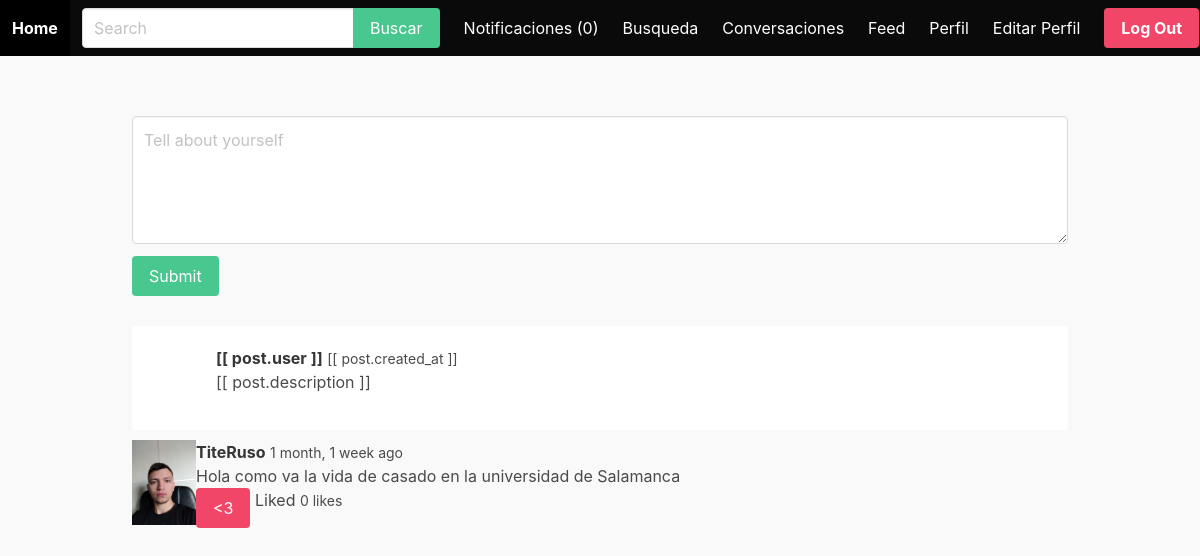
The page /feed/ (signed in) on the database its author committed.
### apps/feed/models.py (models this page shows)
class Post(models.Model):
    descripcion = models.CharField(max_length=255)
    created_by = models.ForeignKey(User, related_name='posts', on_delete=models.CASCADE)
    created_at = models.DateTimeField(auto_now_add=True)
    class Meta:
        ordering = ('-created_at',)

### apps/userprofile/models.py (models this page shows)
class UserProfile(models.Model):
    user = models.OneToOneField(User, on_delete=models.CASCADE)
    likes = models.ManyToManyField('self', related_name='liked_by', symmetrical=False)
    avatar = models.ImageField(upload_to='uploads/', blank=True, null=True)

### apps/feed/views.py (the view)
# urls.py: path("feed/", feed, name="feed"),
@login_required
def feed(request):
    userids = [request.user.id]
    for user in request.user.userprofile.likes.all():
        userids.append(user.user.id)
    posts = Post.objects.filter(created_by_id__in=userids)
    for post in posts:
        likes = post.likes.filter(created_by_id= request.user.id)
        if likes.count() > 0:
            post.liked = True
        else:
            post.liked = False
    return render (request, 'feed/feed.html', {'posts': posts})

### apps/notification/context_processors.py (called while the page is built)
def notifications(request):
    if request.user.is_authenticated():
        return {'notifications': request.user.notifications.filter(is_read=False)}
    else:
        return {'notifications': []}

### apps/feed/templates/feed/feed.html (shortened to what this page needs)
{% extends 'core/base.html' %}
{% load humanize %}
{% block content %}
    <div class="container" id="feedapp">
        <div class="column is-12">
            <div class="wrapper-form">
                <form v-on:submit.prevent="submitPost()">
                    <div class="field">
                        <div class="control">
                            <textarea class="textarea" v-model="description" placeholder="Tell about yourself"></textarea>
                        </div>
                    </div>
                    <div class="field">
                        <div class="control">
                            <button class="button is-success">Submit</textarea>
                        </div>
                    </div>
                </form>
            </div>
            <div class="wrapper-post">
                <div class="post" v-for="post in posts">
                    <article class="media">
                        <figure>
                            <p class="image is-64x64">
                            </p>
                        </figure>
                        <div class="media-content">
                            <div class="content">
                                <strong>[[ post.user ]]</strong>
                                <small>[[ post.created_at ]]</small>
                                <br>
                                [[ post.description ]]
                            </div>
                        </div>
                    </article>
                </div>
                {% for post in posts %}
                    <article class="media">
                        <figure>
                            <p class="image is-64x64">
                                {% if post.created_by.userprofile.avatar %}
                                    <img src="{{ post.created_by.userprofile.avatar.url }}">
                                {% endif %}
                            </p>
                        </figure>
                        <div class="media-content">
                            <div class="content">
                                <strong>{{ post.created_by.username}}</strong>
                                <small>{{post.created_at|naturaltime}}</small>
                                <br>
                                {{post.descripcion}}
                                <br>
                                <a class="button is-danger" v-on:click="likePost({{ post.id }})" v-if="!liked_posts.includes({{ post.id }})">&lt;3</a>
                                <span v-if="liked_posts.includes({{ post.id }})">Liked</span>
                                <small id="likes-{{ post.id}}">{{ post.likes.count }} likes</small>
                            </div>
                        </div>
                    </article>
                {% endfor %}
            </div>
        </div>
    </div>
{% endblock %}

### static/css/main.css (style rules this page uses)
body { background: #f9f9f9; }
.wrapper-post { margin-top: 30px; }
.wrapper-post .post, .notifications-wrapper .media { margin-bottom: 10px; padding: 20px; border-radius: 4px; background: #fff; }

### rows shown on the page
Post: created_by.userprofile.avatar (picture), created_by.username "TiteRuso", created_at "1 month, 1 week ago", descripcion "Hola como va la vida de casado en la universidad de Salamanca", likes.count "0"

### other values the page prints
{{ notifications.count }} "0"
